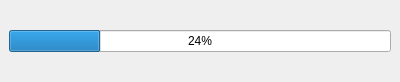
<?xml version="1.0" encoding="UTF-8"?>
<ui version="4.0">
 <class>MainWindow</class>
 <widget class="QMainWindow" name="MainWindow">
  <property name="geometry">
   <rect>
    <x>0</x>
    <y>0</y>
    <width>400</width>
    <height>82</height>
   </rect>
  </property>
  <property name="minimumSize">
   <size>
    <width>400</width>
    <height>0</height>
   </size>
  </property>
  <property name="maximumSize">
   <size>
    <width>30000</width>
    <height>100</height>
   </size>
  </property>
  <property name="windowTitle">
   <string>MainWindow</string>
  </property>
  <widget class="QWidget" name="centralwidget">
   <property name="minimumSize">
    <size>
     <width>400</width>
     <height>0</height>
    </size>
   </property>
   <property name="maximumSize">
    <size>
     <width>3000</width>
     <height>100</height>
    </size>
   </property>
   <layout class="QHBoxLayout" name="horizontalLayout">
    <item>
     <layout class="QVBoxLayout" name="verticalLayout">
      <item>
       <widget class="QProgressBar" name="progressBar">
        <property name="value">
         <number>24</number>
        </property>
       </widget>
      </item>
     </layout>
    </item>
   </layout>
  </widget>
 </widget>
 <resources/>
 <connections/>
</ui>
